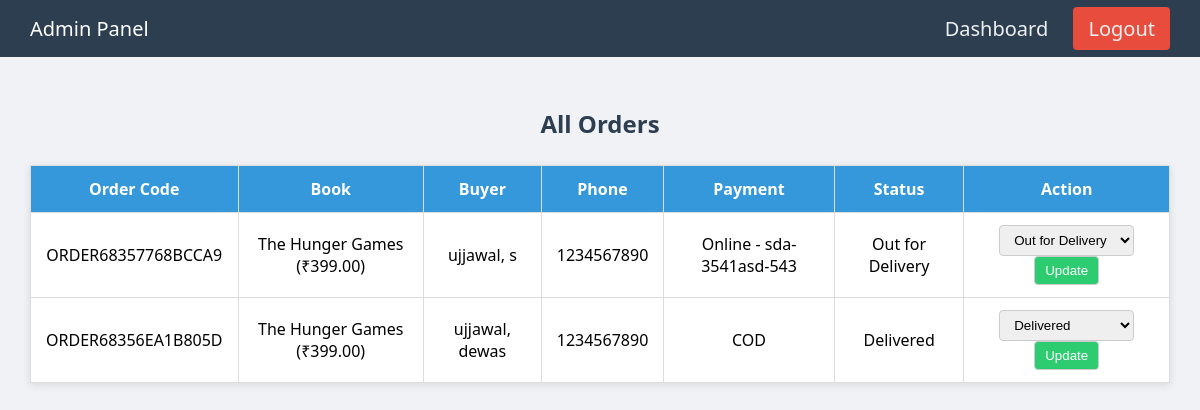
Screenshot of /admin_orders.php with the database file from the repository.
### tables this page shows
CREATE TABLE `orders` (
  `id` int(11) NOT NULL,
  `book_id` int(11) DEFAULT NULL,
  `book_title` varchar(255) DEFAULT NULL,
  `price` decimal(10,2) DEFAULT NULL,
  `buyer_name` varchar(100) DEFAULT NULL,
  `address` text DEFAULT NULL,
  `phone` varchar(20) DEFAULT NULL,
  `payment_type` varchar(20) DEFAULT NULL,
  `transaction_id` varchar(100) DEFAULT NULL,
  `status` varchar(50) DEFAULT NULL,
  `order_code` varchar(50) DEFAULT NULL
);

### admin_orders.php (the view, shortened to what this page needs)
<?php
$conn = new mysqli("localhost", "root", "", "yourbooks_db");
$result = $conn->query("SELECT * FROM orders ORDER BY id DESC");
?>
<!DOCTYPE html>
<html>
<head>
</head>
<body>
<div class="navbar">
    <div>Admin Panel</div>
    <div>
        <a href="admin.php">Dashboard</a>
        <a href="logout.php" class="logout-btn">Logout</a>
    </div>
</div>
<div class="container">
    <h2>All Orders</h2>
    <table>
        <tr>
            <th>Order Code</th>
            <th>Book</th>
            <th>Buyer</th>
            <th>Phone</th>
            <th>Payment</th>
            <th>Status</th>
            <th>Action</th>
        </tr>
        <?php while($row = $result->fetch_assoc()): ?>
        <tr>
            <td><?= $row['order_code'] ?></td>
            <td><?= htmlspecialchars($row['book_title']) ?> (₹<?= $row['price'] ?>)</td>
            <td><?= htmlspecialchars($row['buyer_name']) ?>, <?= htmlspecialchars($row['address']) ?></td>
            <td><?= $row['phone'] ?></td>
            <td><?= $row['payment_type'] ?><?= $row['transaction_id'] ? ' - ' . htmlspecialchars($row['transaction_id']) : '' ?></td>
            <td><?= $row['status'] ?></td>
            <td>
                <form method="POST" action="update_status.php">
                    <select name="status">
                        <option<?= $row['status'] == 'Out for Delivery' ? ' selected' : '' ?>>Out for Delivery</option>
                        <option<?= $row['status'] == 'Delivered' ? ' selected' : '' ?>>Delivered</option>
                    </select>
                    <button type="submit">Update</button>
                </form>
            </td>
        </tr>
        <?php endwhile; ?>
    </table>
</div>
</body>
</html>

### admin_orders.php (style rules this page uses)
body { font-family: 'Segoe UI', sans-serif; margin: 0; padding: 0; background-color: #f0f2f5; }
.navbar { background-color: #2c3e50; padding: 15px 30px; color: white; font-size: 20px; display: flex; justify-content: space-between; align-items: center; }
.navbar a { color: #ecf0f1; margin-left: 20px; text-decoration: none; }
.container { padding: 30px; }
h2 { color: #2c3e50; text-align: center; margin-bottom: 25px; }
table { width: 100%; border-collapse: collapse; background-color: white; box-shadow: 0 2px 8px rgba(0,0,0,0.1); }
th, td { padding: 12px 15px; border: 1px solid #ddd; text-align: center; }
th { background-color: #3498db; color: white; }
select, button { padding: 6px 10px; border: 1px solid #ccc; border-radius: 4px; }
button { background-color: #2ecc71; color: white; cursor: pointer; }
.logout-btn { background-color: #e74c3c; padding: 8px 15px; color: white; border-radius: 4px; text-decoration: none; }

### rows the page displays
orders: order_code "ORDER68357768BCCA9", book_title "The Hunger Games", price "399.00", buyer_name "ujjawal", address "s", phone "1234567890", payment_type "Online", transaction "sda-3541asd-543", status "Out for Delivery"
orders: order_code "ORDER68356EA1B805D", book_title "The Hunger Games", price "399.00", buyer_name "ujjawal", address "dewas", phone "1234567890", payment_type "COD", status "Delivered"
